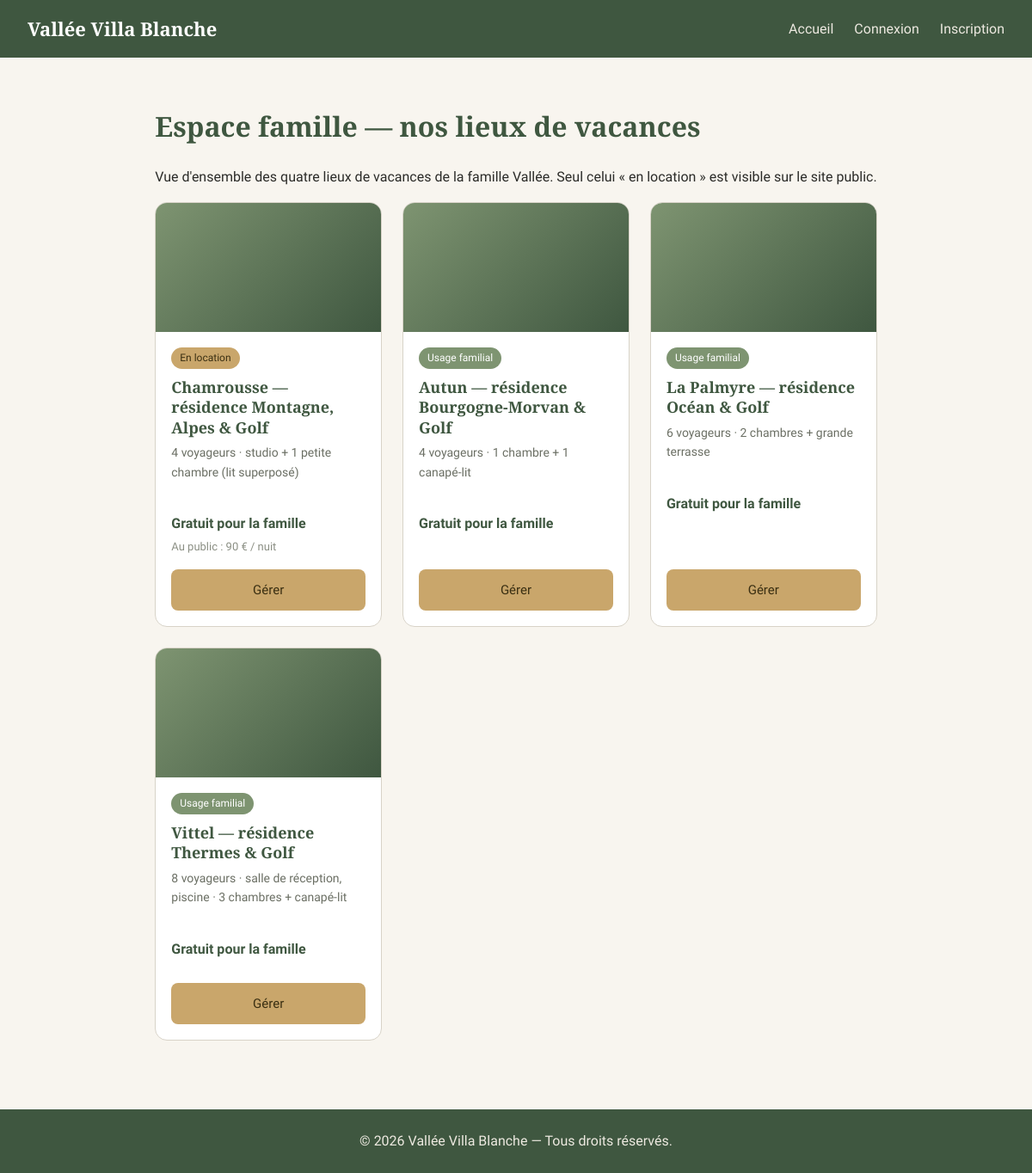
The app's page /intranet.php with its own data.
### tables this page shows
CREATE TABLE villas (
  id            INT AUTO_INCREMENT PRIMARY KEY,
  nom           VARCHAR(150) NOT NULL,
  description   TEXT,
  localisation  VARCHAR(120),
  capacite      INT,
  couchage      VARCHAR(255),
  prix_nuit     DECIMAL(8,2),
  image         VARCHAR(255),
  statut        ENUM('publie','prive') NOT NULL DEFAULT 'prive',
  date_creation DATETIME DEFAULT CURRENT_TIMESTAMP
);

### intranet.php (the view)
<?php
require "includes/db.php";
$villas = $pdo->query("SELECT * FROM villas ORDER BY statut = 'publie' DESC, nom")->fetchAll();
include "includes/header.php";
?>
  <main>
    <h1>Espace famille — nos lieux de vacances</h1>
    <p>Vue d'ensemble des quatre lieux de vacances de la famille Vallée. Seul celui « en location » est visible sur le site public.</p>
    <div class="grille">
      <?php foreach ($villas as $villa): ?>
        <article class="villa">
          <div class="photo"></div>
          <div class="corps">
            <?php if ($villa['statut'] === 'publie'): ?>
              <span class="badge location">En location</span>
            <?php else: ?>
              <span class="badge">Usage familial</span>
            <?php endif; ?>
            <h3><?= htmlspecialchars($villa['nom']) ?></h3>
            <p class="meta"><?= (int) $villa['capacite'] ?> voyageurs · <?= htmlspecialchars($villa['couchage']) ?></p>
            <div class="tarif">
              <span class="gratuit">Gratuit pour la famille</span>
              <?php if ($villa['statut'] === 'publie'): ?>
                <span class="public">Au public : <?= number_format($villa['prix_nuit'], 0, ',', ' ') ?> € / nuit</span>
              <?php endif; ?>
            </div>
            <a href="#" class="btn">Gérer</a>
          </div>
        </article>
      <?php endforeach; ?>
    </div>
  </main>
<?php include "includes/footer.php"; ?>

### includes/header.php (shortened to what this page needs)
<!DOCTYPE html>
<html lang="fr">
<head>
  <link rel="stylesheet" href="css/style.css">
</head>
<body>
  <header class="entete">
    <strong>Vallée Villa Blanche</strong>
    <nav>
      <a href="index.php">Accueil</a>
      <?php if (isset($_SESSION["client_id"])): ?>
        <span class="salut">Bonjour <?= htmlspecialchars($_SESSION["client_prenom"]) ?></span>
        <a href="mon-compte.php">Mon compte</a>
        <a href="deconnexion.php">Déconnexion</a>
      <?php else: ?>
        <a href="connexion.php">Connexion</a>
        <a href="inscription.php">Inscription</a>
      <?php endif; ?>
    </nav>
  </header>

### includes/footer.php
<footer class="pied">
    © <?= date('Y') ?> Vallée Villa Blanche — Tous droits réservés.
  </footer>
</body>
</html>

### css/style.css (style rules this page uses)
:root { --blanc-villa: #f8f5ef; --blanc-pur: #ffffff; --vert-vallee: #3f5740; --vert-sauge: #7e9471; --or-sable: #c9a66b; --anthracite: #2b2b28; --gris-lin: #d8d3c8; --serif: "Cormorant Garamond", Georgia, serif; --sans: "Work Sans", system-ui, sans-serif; }
* { box-sizing: border-box; }
html, body { height: 100%; }
body { margin: 0; font-family: var(--sans); background: var(--blanc-villa); color: var(--anthracite); line-height: 1.6; display: flex; flex-direction: column; min-height: 100vh; }
h1, h2, h3 { font-family: var(--serif); color: var(--vert-vallee); }
a { color: var(--vert-vallee); }
.entete { display: flex; justify-content: space-between; align-items: center; background: var(--vert-vallee); color: #fff; padding: 16px 32px; }
.entete strong { font-family: var(--serif); font-size: 22px; }
.entete nav a { color: #ede9e0; text-decoration: none; margin-left: 20px; }
main { max-width: 1100px; margin: 0 auto; padding: 32px; flex: 1; }
.btn { background: var(--or-sable); color: #3a2f12; border: 0; padding: 12px 22px; border-radius: 8px; font-size: 15px; font-weight: 500; cursor: pointer; text-decoration: none; display: inline-block; transition: filter 0.2s; }
.grille { display: grid; grid-template-columns: repeat(auto-fit, minmax(240px, 1fr)); gap: 24px; }
.villa { display: flex; flex-direction: column; background: var(--blanc-pur); border: 1px solid var(--gris-lin); border-radius: 14px; overflow: hidden; transition: transform 0.2s, box-shadow 0.2s; }
.villa .photo { height: 150px; background: linear-gradient(135deg, var(--vert-sauge), var(--vert-vallee)); }
.villa .corps { display: flex; flex-direction: column; flex: 1; padding: 18px; }
.villa .badge { align-self: flex-start; margin-bottom: 10px; }
.villa h3 { margin: 0 0 6px; font-size: 18px; line-height: 1.3; min-height: 2.6em; }
.villa .meta { color: #6b6f64; font-size: 14px; margin: 0 0 14px; min-height: 4.8em; }
.villa .tarif { min-height: 2.4em; margin-bottom: 14px; }
.villa .tarif .gratuit { display: block; color: var(--vert-vallee); font-weight: 600; }
.villa .tarif .public { color: #8b8f84; font-size: 13px; }
.villa .btn { margin-top: auto; text-align: center; }
.badge { display: inline-block; font-size: 12px; padding: 3px 10px; border-radius: 20px; background: var(--vert-sauge); color: #fff; }
.badge.location { background: var(--or-sable); color: #3a2f12; }
.pied { background: var(--vert-vallee); color: #ede9e0; text-align: center; padding: 24px; margin-top: 48px; }

### records on screen
villas: statut "En location", nom "Chamrousse — résidence Montagne, Alpes & Golf", capacite "4", couchage "studio + 1 petite chambre (lit superposé)", prix_nuit "90"
villas: statut "Usage familial", nom "Autun — résidence Bourgogne-Morvan & Golf", capacite "4", couchage "1 chambre + 1 canapé-lit"
villas: statut "Usage familial", nom "La Palmyre — résidence Océan & Golf", capacite "6", couchage "2 chambres + grande terrasse"
villas: statut "Usage familial", nom "Vittel — résidence Thermes & Golf", capacite "8", couchage "salle de réception, piscine · 3 chambres + canapé-lit"
